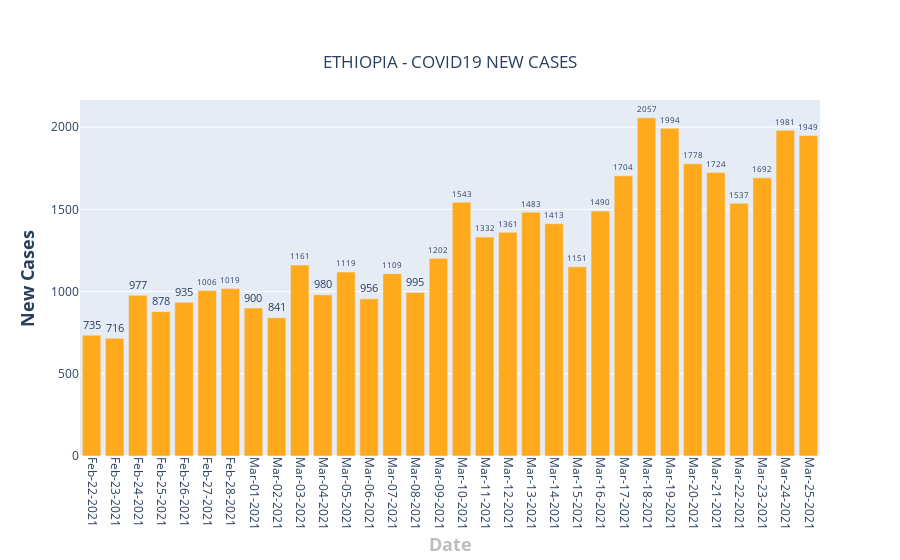

This figure's notebook cell:
### Code cell
fig = go.Figure()

eth_total_per_day = []

for date in dates:   
    total = eth[date].str.replace('+','').str.replace(',','').fillna(0).astype(int)
    eth_total_per_day.append(int(total))
    
#     if eth[date].values[0] == 0:
#         total = eth[date].values[0]
#         eth_total_per_day.append(int(total))
#     else: 
#         total = eth[date].str.replace('+','').fillna(0).str.replace(',','').fillna(0).astype(int)
#         eth_total_per_day.append(int(total))
    
fig.add_trace(go.Bar(x=format_date(dates[-32:]),  y = eth_total_per_day[-32:],text=eth_total_per_day[-32:],textposition='outside',name = "Ethiopia",marker_color='#FFAA1D'))
fig.update_layout(
    title={
        'text': "ETHIOPIA - COVID19 NEW CASES",
        'y':0.9,
        'x':0.5,
        'xanchor': 'center',
        'yanchor': 'top'},
    xaxis=dict(title='<b>Date</b>',titlefont_size=18, titlefont=dict(color='#BDBDBD')),
    yaxis=dict(title='<b>New Cases</b>',titlefont_size=18),
    xaxis_tickangle=90,
)

fig.show()

### Figure 1 — Plotly figure (JSON) as saved in the notebook; plotly's stock layout.template omitted (floating-point values rounded to 4 significant figures)
{"data": [{"marker": {"color": "#FFAA1D"}, "name": "Nigeria", "text": ["735", "716", "977", "878", "935", "1006", "1019", "900", "841", "1161", "980", "1119", "956", "1109", "995", "1202", "1543", "1332", "1361", "1483", "1413", "1151", "1490", "1704", "2057", "1994", "1778", "1724", "1537", "1692", "1981", "1949"], "textposition": "outside", "type": "bar", "x": ["Feb-22-2021", "Feb-23-2021", "Feb-24-2021", "Feb-25-2021", "Feb-26-2021", "Feb-27-2021", "Feb-28-2021", "Mar-01-2021", "Mar-02-2021", "Mar-03-2021", "Mar-04-2021", "Mar-05-2021", "Mar-06-2021", "Mar-07-2021", "Mar-08-2021", "Mar-09-2021", "Mar-10-2021", "Mar-11-2021", "Mar-12-2021", "Mar-13-2021", "Mar-14-2021", "Mar-15-2021", "Mar-16-2021", "Mar-17-2021", "Mar-18-2021", "Mar-19-2021", "Mar-20-2021", "Mar-21-2021", "Mar-22-2021", "Mar-23-2021", "Mar-24-2021", "Mar-25-2021"], "y": [735, 716, 977, 878, 935, 1006, 1019, 900, 841, 1161, 980, 1119, 956, 1109, 995, 1202, 1543, 1332, 1361, 1483, 1413, 1151, 1490, 1704, 2057, 1994, 1778, 1724, 1537, 1692, 1981, 1949]}], "layout": {"title": {"text": "ETHIOPIA - COVID19 NEW CASES", "x": 0.5, "xanchor": "center", "y": 0.9, "yanchor": "top"}, "xaxis": {"tickangle": 90, "title": {"font": {"color": "#BDBDBD", "size": 18}, "text": "<b>Date</b>"}}, "yaxis": {"title": {"font": {"size": 18}, "text": "<b>New Cases</b>"}}}}
